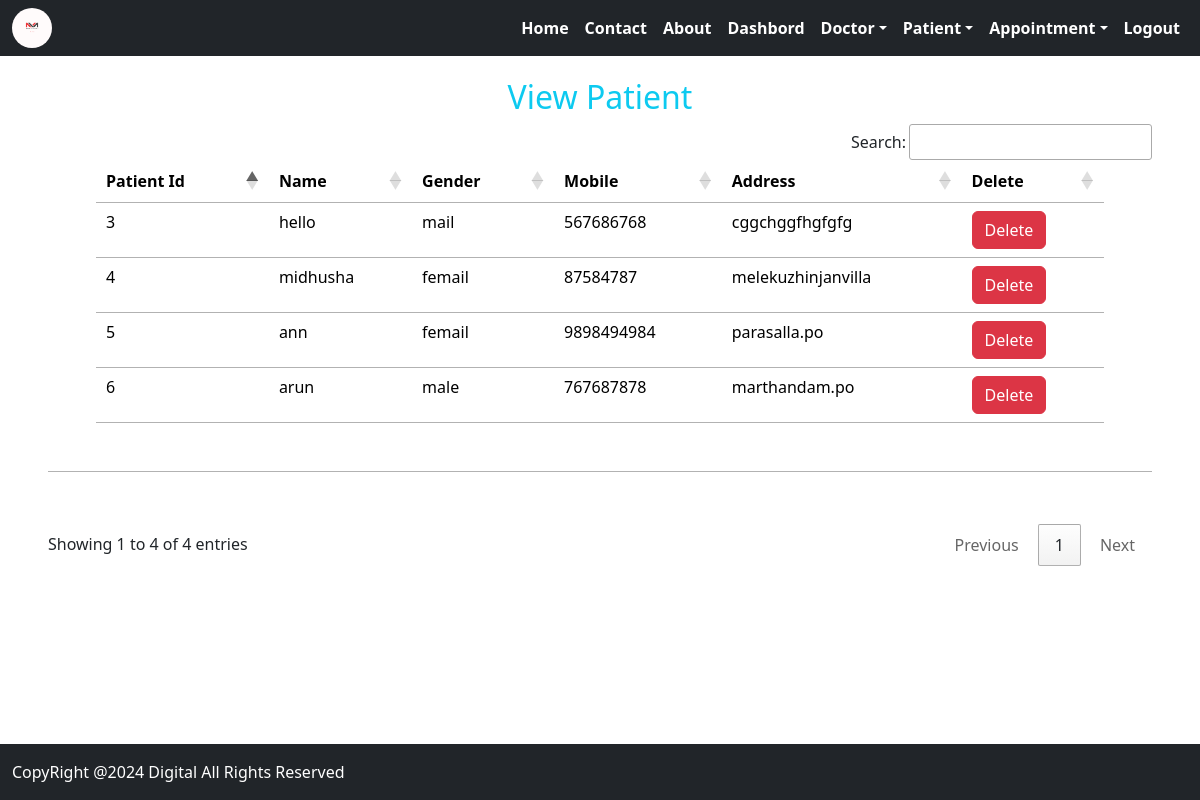
Screenshot of /viewper/ (signed in) with the database file from the repository.
### hospital_app/models.py (models this page shows, shortened)
class patient(models.Model):
    name = models.CharField(max_length=30)
    gender = models.CharField(max_length=10)
    mobile = models.IntegerField(null=True)
    address = models.TextField()

### hospital_app/views.py (the view)
# urls.py: path('viewper/',views.view_patient,name="viewper"),
def view_patient(request):
    if not request.user.is_staff:
        return redirect('login')
    doc = patient.objects.all()
    d = {'doc':doc}
    return render(request,'view_per.html',d)

### hospital_app/templates/view_per.html
{% include "base.html" %}
{% include "navigation.html" %}
{% block content %}
{% load static %}
<div class="mb-5 p-5 pt-0" style="margin-top: 54px;">
    <h2 class="text-center text-info"> View Patient</h2>
    <table id="example" class="table mx-auto table-hover mb-5 p-5 pt-0">
        <thead>
            <tr>
                <th>Patient Id</th>
                <th>Name</th>
                <th>Gender</th>
                <th>Mobile</th>
                <th>Address</th>
                <th>Delete</th>
            </tr>
        </thead>
        <tbody>
            {% for i in doc %}
            <tr>
                <td>{{i.id}}</td>
                <td>{{i.name}}</td>
                <td>{{i.gender}}</td>
                <td>{{i.mobile}}</td>
                <td>{{i.address}}</td>
                <td><a href="{% url 'deleteper' i.id %}" onclick="return confirm('are you sure to delete')"
                        class="btn btn-danger">Delete</a></td>
            </tr>
            {% endfor %}
        </tbody>
    </table>
</div>
{% endblock content %}
{% include "footer.html" %}

### rows the page displays
patient: id "3", name "hello", gender "mail", mobile "567686768", address "cggchggfhgfgfg"
patient: id "4", name "midhusha", gender "femail", mobile "87584787", address "melekuzhinjanvilla"
patient: id "5", name "ann", gender "femail", mobile "9898494984", address "parasalla.po"
patient: id "6", name "arun", gender "male", mobile "767687878", address "marthandam.po"
